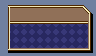

Tiled map render using the project's own tile images. Description and the whole map definition, tile-layer contents included, below:
An orthogonal 12x7 tile map with 8x8 px tiles, 1 tile layer (Tile Layer 1).

<map version="1.9" tiledversion="1.9.1" orientation="orthogonal" renderorder="right-down" width="12" height="7" tilewidth="8" tileheight="8" infinite="0" nextlayerid="2" nextobjectid="1">
 <tileset firstgid="1" name="BobAnimsOffTiles" tilewidth="8" tileheight="8" tilecount="32" columns="8">
  <image source="../../Image/Png/BobAnimsOffTiles.png" width="64" height="32" />
 </tileset>
 <layer id="1" name="Tile Layer 1" width="12" height="7">
  <data encoding="csv">
1,14,2147483661,2147483661,2147483661,2147483661,2147483661,2147483661,2147483661,2147483661,18,2147483649,
1,8,2147483655,2147483655,2147483655,2147483655,2147483655,2147483655,2147483655,2147483655,17,23,
1,9,3221225478,3221225478,3221225478,3221225478,3221225478,3221225478,3221225478,3221225478,3221225478,2147483670,
1,4,2147483650,2147483650,2147483650,2147483650,2147483650,2147483650,2147483650,2147483650,2147483650,2147483670,
1,4,2147483650,2147483650,2147483650,2147483650,2147483650,2147483650,2147483650,2147483650,2147483650,2147483670,
1,4,2147483650,2147483650,2147483650,2147483650,2147483650,2147483650,2147483650,2147483650,2147483650,2147483670,
1,1073741829,3221225475,3221225475,3221225475,3221225475,3221225475,3221225475,3221225475,3221225475,3221225475,2147483669
</data>
 </layer>
</map>
